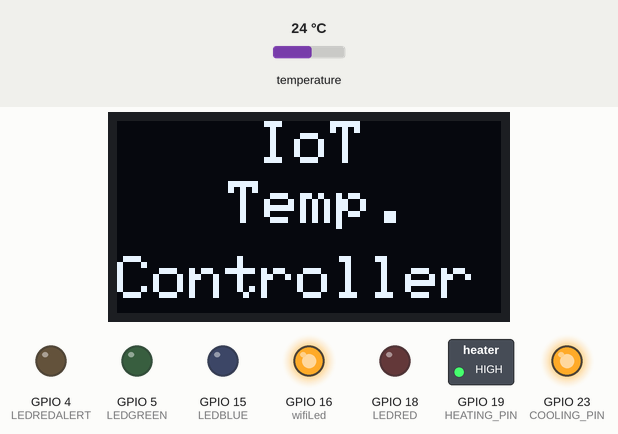
Simulated run of this sketch. Board: ESP32. Parts: 128×64 one-colour display, switched loads named in the sketch (green lamp = pin HIGH), output pins drawn as LEDs (lit = HIGH). Inputs (shaded band) come from the test bench; at power-on: temperature 24 °C. WiFi joins after 1.5 s; servers stay silent unless stated; EEPROM starts erased; what the sketch prints to the serial monitor is not drawn.

Above: at 2.1 s.
At 5.2 s:
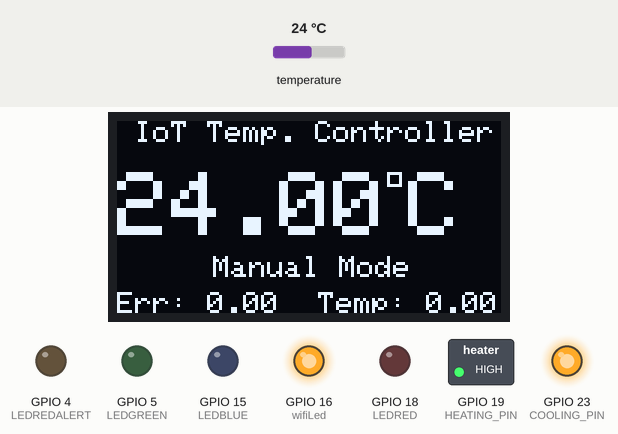
5.3 s: temperature set to 12 °C
At 6.9 s:
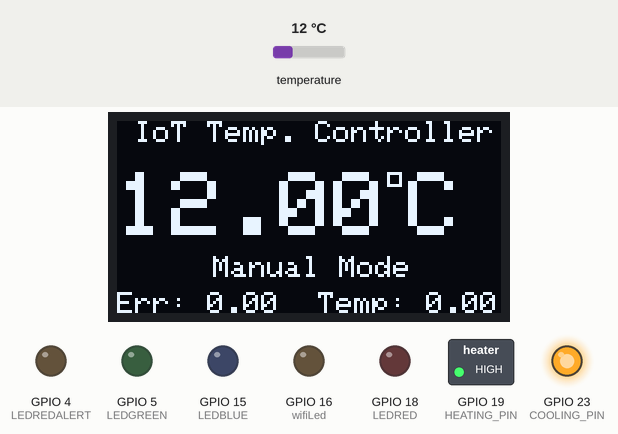
10.3 s: temperature set to 19 °C
At 12.5 s:
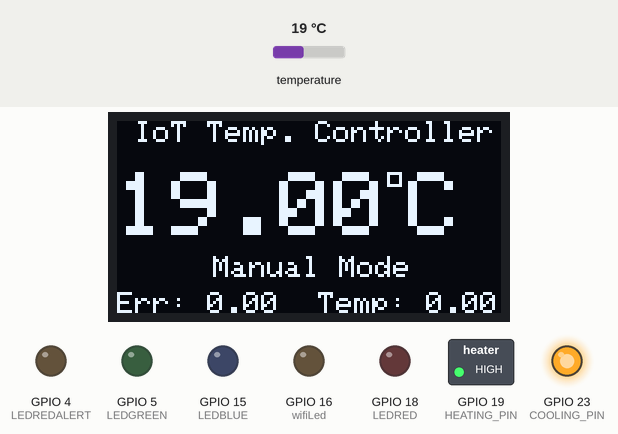
14.5 s: temperature set to 28 °C
At 16.2 s:
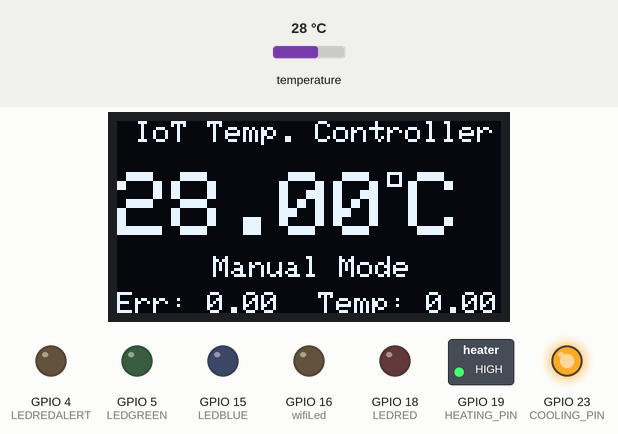
Timing chart, 0 to 17.7 s (numbered marks = the images above; inputs shaded):
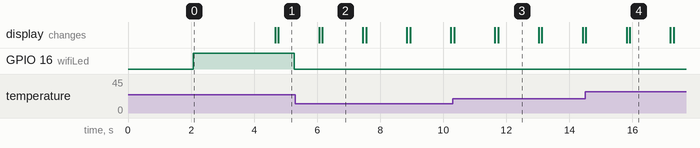

Measured:
- after the input at 14.5 s, the display: first differs from a run without the input after 1.4 s (image 4)
- what the display in image 2 shows lasts 1.3 s, from 6.2 s to 7.5 s

The sketch:

main.ino
```cpp
/**********************************************************************************
    TITLE:(IoT based Temperature Control System With ESP32 + DS18B20 Dallas Temperature Sensor + 0.96 inch OLED Display
    + Auto and Manual Modes + Temperature Set Point and Hysteresis +  EEPROM + Real time feedback)
 **********************************************************************************/

/* Fill-in your Template ID (only if using Blynk.Cloud) */
#define BLYNK_TEMPLATE_ID "TMPL698Mjz12J"
#define BLYNK_TEMPLATE_NAME "ESP32 On and Off"
#define BLYNK_AUTH_TOKEN "8k9QqGsEYEhQ9sJ-QKolD3BfnjX9SaLR"
#define BLYNK_PRINT Serial
// Your WiFi credentials.
// Set password to "" for open networks.
char ssid[] = "HUAWEI-TfH6";
char pass[] = "pm52FSNs";

//#define BLYNK_PRINT Serial
#include <WiFi.h>
#include <BlynkSimpleEsp32.h>
#include <Preferences.h>
Preferences pref;

#include <SPI.h>
#include <Wire.h>
#include <OneWire.h>
#include <DallasTemperature.h>
#include <Adafruit_GFX.h>
#include <Adafruit_SSD1306.h>
#define SCREEN_WIDTH 128 // OLED display width, in pixels
#define SCREEN_HEIGHT 64 // OLED display height, in pixels
#define OLED_RESET     -1 // Reset pin # (or -1 if sharing Arduino reset pin)
#define SCREEN_ADDRESS 0x3C ///< See datasheet for Address; 0x3D for 128x64, 0x3C for 128x32
Adafruit_SSD1306 display(SCREEN_WIDTH, SCREEN_HEIGHT, &Wire, OLED_RESET);

// Setpoint and hysteresis values (in degrees Celsius)
float setpoint = 30;
float hysteresis = 2;
float currentTemp = 0;

#define ONE_WIRE_BUS 17 // GPIO 34 of ESP32 for DS18B20
OneWire oneWire(ONE_WIRE_BUS);
DallasTemperature sensors(&oneWire);


// define the GPIO connected with Relays
#define HEATING_PIN 19
#define COOLING_PIN 23
#define wifiLed     16
#define I2C_SDA 21
#define I2C_SCL 22
#define LEDRED 18
#define LEDREDALERT 4
#define LEDGREEN 5
#define LEDBLUE 15


//Change the virtual pins according the rooms
#define VPIN_Text           V0
#define VPIN_Mode           V1
#define VPIN_currentTemp    V2
#define VPIN_setpoint       V3
#define VPIN_hysteresis     V4
#define VPIN_heaterbtn      V5
#define VPIN_coolerbtn      V6

// Relay and Mode State
bool heaterState = LOW; //Define integer to remember the toggle state for heater
bool coolerState = LOW; //Define integer to remember the toggle state for cooler
bool modeState = LOW; //Define integer to remember the mode
bool LEDREDSTATE = LOW;
bool LEDREDALERTSTATE = LOW;
bool LEDGREENSTATE = LOW;
bool LEDBLUESTATE = LOW;

int wifiFlag = 0;


char auth[] = BLYNK_AUTH_TOKEN;

BlynkTimer timer;


// When App button is pushed - switch the state

BLYNK_WRITE(VPIN_heaterbtn) {
  heaterState = param.asInt();
  digitalWrite(HEATING_PIN, !heaterState);
  pref.putBool("Heater", heaterState);
}

BLYNK_WRITE(VPIN_coolerbtn) {
  coolerState = param.asInt();
  digitalWrite(COOLING_PIN, !coolerState);
  pref.putBool("Cooler", coolerState);
}

BLYNK_WRITE(VPIN_Mode) {
  modeState = param.asInt();
  pref.putBool("Mode", modeState);
}

BLYNK_WRITE(VPIN_setpoint) {
  setpoint = param.asFloat();
  pref.putBool("setemp", setpoint);
}

BLYNK_WRITE(VPIN_hysteresis) {
  hysteresis = param.asFloat();
  pref.putBool("Hyst", hysteresis);
}

void checkBlynkStatus() { // called every 2 seconds by SimpleTimer

  bool isconnected = Blynk.connected();
  if (isconnected == false) {
    wifiFlag = 1;
    Serial.println("Blynk Not Connected");
    digitalWrite(wifiLed, HIGH);
  }
  if (isconnected == true) {
    wifiFlag = 0;
    digitalWrite(wifiLed, LOW);
    Blynk.virtualWrite(VPIN_Text, "IoT Temperature Controller");
  }
}

BLYNK_CONNECTED() {
  // update the latest state to the server
  Blynk.virtualWrite(VPIN_Text, "IoT Temperature Controller");
  Blynk.virtualWrite(VPIN_Mode, modeState);
  Blynk.syncVirtual(VPIN_currentTemp);
  Blynk.syncVirtual(VPIN_setpoint);
  Blynk.syncVirtual(VPIN_hysteresis);
  Blynk.virtualWrite(VPIN_heaterbtn, heaterState);
  Blynk.virtualWrite(VPIN_coolerbtn, coolerState);

}

void readSensor() {

  // Send the command to get temperatures
  sensors.requestTemperatures();
  currentTemp = sensors.getTempCByIndex(0);
}

void sendSensor()
{
  readSensor();
  // You can send any value at any time.
  // Please don't send more that 10 values per second.
  Blynk.virtualWrite(VPIN_currentTemp, currentTemp);
  Blynk.virtualWrite(VPIN_Text, "IOT");
}

void getRelayState()
{
  //Serial.println("reading data from NVS");
  modeState = pref.getBool("Mode", 0);
  Blynk.virtualWrite(VPIN_Mode, modeState);
  delay(200);
  heaterState = pref.getBool("Heater", 0);
  digitalWrite(HEATING_PIN, !heaterState);
  Blynk.virtualWrite(VPIN_heaterbtn, heaterState);
  delay(200);
  coolerState = pref.getBool("Cooler", 0);
  digitalWrite(COOLING_PIN, !coolerState);
  Blynk.virtualWrite(VPIN_coolerbtn, coolerState);
  delay(200);
  setpoint = pref.getBool("setemp", 0);
  Blynk.virtualWrite(VPIN_setpoint, setpoint);
  delay(200);
  hysteresis = pref.getBool("Hyst", 0);
  Blynk.virtualWrite(VPIN_hysteresis, hysteresis);
  delay(200);
}

void setup()
{
  Wire.begin(I2C_SDA, I2C_SCL);
  Serial.begin(115200);
  //Open namespace in read-write mode
  pref.begin("Relay_State", false);

  pinMode(HEATING_PIN, OUTPUT);
  pinMode(COOLING_PIN, OUTPUT);
  pinMode(wifiLed, OUTPUT);
  pinMode(LEDRED,OUTPUT);
  pinMode(LEDREDALERT,OUTPUT);
  pinMode(LEDGREEN,OUTPUT);
  pinMode(LEDBLUE,OUTPUT);

  // SSD1306_SWITCHCAPVCC = generate display voltage from 3.3V internally
  if (!display.begin(SSD1306_SWITCHCAPVCC, SCREEN_ADDRESS)) {
    Serial.println(F("SSD1306 allocation failed"));
    for (;;); // Don't proceed, loop forever
  }
  display.clearDisplay();
  display.setTextSize(2); // Draw 2X-scale text
  display.setTextColor(SSD1306_WHITE);
  display.setCursor(35, 0);
  display.println(" IoT ");
  display.setCursor(25, 20);
  display.println(" Temp. ");
  display.setCursor(0, 45);
  display.println("Controller");
  display.display();
  delay(2000); // Pause for 2 seconds

  //During Starting all Relays should TURN OFF
  digitalWrite(HEATING_PIN, !heaterState);
  digitalWrite(COOLING_PIN, !coolerState);

  sensors.begin();   // Enabling DS18B20 sensor
  digitalWrite(wifiLed, HIGH);

  //Blynk.begin(auth, ssid, pass);
  WiFi.begin(ssid, pass);
  timer.setInterval(2000L, checkBlynkStatus); // check if Blynk server is connected every 2 seconds
  timer.setInterval(500L, sendSensor); // Sending Sensor Data to Blynk Cloud every 1 second
  Blynk.config(auth);
  delay(500);

  getRelayState(); // Get the last state of Relays and Set values of Temp & Hysteresis

  Blynk.virtualWrite(VPIN_heaterbtn, heaterState);
  Blynk.virtualWrite(VPIN_coolerbtn, coolerState);
  Blynk.virtualWrite(VPIN_setpoint, setpoint);
  Blynk.virtualWrite(VPIN_hysteresis, hysteresis);
}

void loop()
{
  Blynk.run();
  timer.run();

  display.clearDisplay();
  display.setTextSize(1); // Draw 2X-scale text
  display.setTextColor(SSD1306_WHITE);
  display.setCursor(0, 0);
  display.println(" IoT Temp. Controller ");
  display.display();
  display.setTextSize(3); // Draw 2X-scale text
  display.setTextColor(SSD1306_WHITE);
  display.setCursor(0, 17);
  display.println(currentTemp);
  display.println(" ");
  display.drawRect(90, 17, 5, 5, WHITE);     // put degree symbol ( ° )
  display.setCursor(97, 17);
  display.println("C");
  display.display();

  Serial.println(hysteresis);
  display.setTextSize(1); // Draw 2X-scale text
  display.setTextColor(SSD1306_WHITE);
  display.setCursor(0, 57);
  display.print("Err: ");
  display.print(hysteresis);
  display.display();
  Serial.println(setpoint);
  display.setTextSize(1); // Draw 2X-scale text
  display.setTextColor(SSD1306_WHITE);
  display.setCursor(67, 57);
  display.print("Temp: ");
  display.print(setpoint);
  display.display();

  // Check the mode and control the heater and cooler accordingly
  if (modeState == 1) {
    display.setTextSize(1); // Draw 2X-scale text
    display.setTextColor(SSD1306_WHITE);
    display.setCursor(32, 45);
    display.print("Auto Mode");
    display.display();
    // In auto mode, control the heater and cooler based on the current temperature and setpoint

    if (currentTemp > setpoint + hysteresis) {
      heaterState = 0;
      coolerState = 1;
      digitalWrite(LEDRED,HIGH);
      digitalWrite(LEDGREEN,LOW);
      digitalWrite(LEDBLUE,LOW);
      digitalWrite(HEATING_PIN, !heaterState);
      pref.putBool("Heater", heaterState);
      digitalWrite(COOLING_PIN, !coolerState);
      pref.putBool("Cooler", coolerState);
      Serial.println("Cooler ON");
      Blynk.virtualWrite(VPIN_heaterbtn, heaterState);
      Blynk.virtualWrite(VPIN_coolerbtn, coolerState);
      if (currentTemp > setpoint + 10){
        digitalWrite(LEDREDALERT,HIGH);
        delay(300);
        digitalWrite(LEDREDALERT,LOW);
      }

    } else if (currentTemp < setpoint - hysteresis) {
      digitalWrite(LEDRED,LOW);
      digitalWrite(LEDGREEN,LOW);
      digitalWrite(LEDBLUE,HIGH);
      heaterState = 1;
      coolerState = 0;
      digitalWrite(HEATING_PIN, !heaterState);
      pref.putBool("Heater", heaterState);
      Serial.println("Heater ON");
      digitalWrite(COOLING_PIN, !coolerState);
      pref.putBool("Cooler", coolerState);
      Blynk.virtualWrite(VPIN_heaterbtn, heaterState);
      Blynk.virtualWrite(VPIN_coolerbtn, coolerState);
    } else {
      heaterState = 0;
      coolerState = 0;
      digitalWrite(LEDRED,LOW);
      digitalWrite(LEDGREEN,HIGH);
      digitalWrite(LEDBLUE,LOW);
      digitalWrite(HEATING_PIN, !heaterState);
      pref.putBool("Heater", heaterState);
      Serial.println("Heater OFF");
      digitalWrite(COOLING_PIN, !coolerState);
      pref.putBool("Cooler", coolerState);
      Serial.println("Cooler OFF");
      Blynk.virtualWrite(VPIN_heaterbtn, heaterState);
      Blynk.virtualWrite(VPIN_coolerbtn, coolerState);
    }
  }
  if (modeState == 0)
  {
    display.setTextSize(1); // Draw 2X-scale text
    display.setTextColor(SSD1306_WHITE);
    display.setCursor(32, 45);
    display.print("Manual Mode");
    display.display();
  }

  delay(500);
}
```
